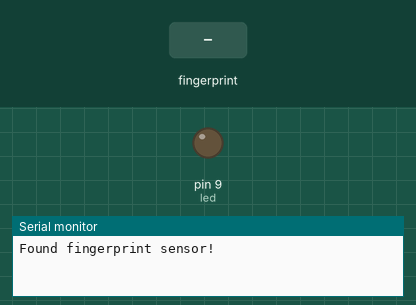
The sketch below on a simulated Arduino Uno, built with avr-gcc and run on an emulated ATmega328P. Shown: output pins drawn as LEDs (lit = HIGH), the last lines printed to the serial monitor. Inputs (shaded band) come from the test bench.

Above: at 2.2 s.
2.3 s: finger stored as number 1 placed on the sensor
At 2.78 s:
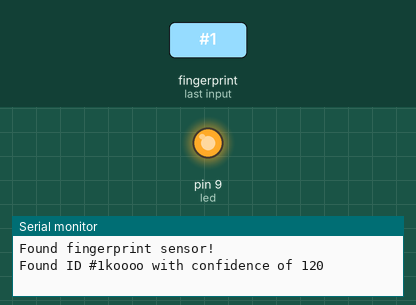
Timing chart, 0 to 5.3 s (numbered marks = the images above; inputs shaded):
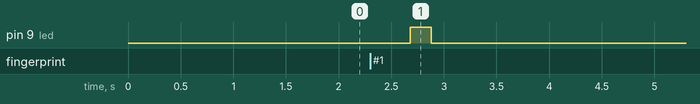

The sketch:

FNGR_LED_OG.ino
```cpp
#include <Adafruit_Fingerprint.h>
#include <SoftwareSerial.h>
SoftwareSerial mySerial(2, 3);

Adafruit_Fingerprint finger = Adafruit_Fingerprint(&mySerial);
int fingerprintID = 0;
String IDname;
int led = 9;

void setup(){
  //Fingerprint sensor module setup
  Serial.begin(9600);
  pinMode(led, OUTPUT);
  // set the data rate for the sensor serial port
  finger.begin(57600);

  if (finger.verifyPassword()) {
    Serial.println("Found fingerprint sensor!");
  }
  else {
    Serial.println("Did not find fingerprint sensor :(");
    while (1) { delay(1); }
  }


}

void loop(){

  fingerprintID = getFingerprintIDez();
  delay(50);
  if(fingerprintID == 1 || fingerprintID == 3 || fingerprintID == 4 || fingerprintID == 5){
    IDname = "Hai";

  }
  else if(fingerprintID == 2){
    IDname = "Hui";

  }
}

// returns -1 if failed, otherwise returns ID #
int getFingerprintIDez() {
  uint8_t p = finger.getImage();
  if (p != FINGERPRINT_OK)  return -1;

  p = finger.image2Tz();
  if (p != FINGERPRINT_OK)  return -1;

  p = finger.fingerFastSearch();
  if (p != FINGERPRINT_OK)  return -1;

  // found a match!
  Serial.print("Found ID #");
  Serial.print(finger.fingerID);
  Serial.print(IDname);
  if(finger.fingerID)
  {
    Serial.print("koooo");
    digitalWrite(led, HIGH);
    delay(200);
    digitalWrite(led, LOW);
  }
  Serial.print(" with confidence of ");
  Serial.println(finger.confidence);
  return finger.fingerID;
}
```

Measured:
- after the input at 2.3 s, pin 9 (led): LOW → HIGH after 0.38 s, → LOW 0.20 s later
